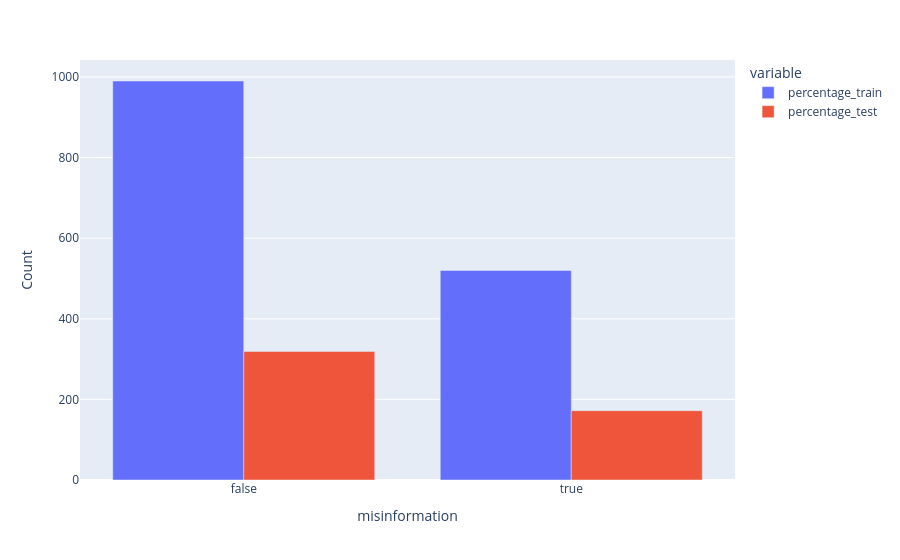

The code cell stored with this chart in its notebook:
### Code cell
train_perc = (
    df_train.groupby("misinformation").agg(percentage=("id", "count"))
).round(2).reset_index()
test_perc = (
    df_test.groupby("misinformation").agg(percentage=("id", "count"))
).round(2).reset_index()
perc = pd.merge(
    left=train_perc,
    right=test_perc,
    on="misinformation",
    how="outer",
    suffixes=["_train", "_test"],
)
display(
    px.bar(
        perc, x="misinformation", y=["percentage_train", "percentage_test"], barmode="group"
    ).update_xaxes(
        categoryorder="array", categoryarray=sorted(df_train.channel.unique())
    ).update_yaxes(title="Count")
)

### Figure 1 — Plotly figure (JSON) as saved in the notebook; plotly's stock layout.template omitted (floating-point values rounded to 4 significant figures)
{"data": [{"alignmentgroup": "True", "hovertemplate": "variable=percentage_train<br>misinformation=%{x}<br>value=%{y}<extra></extra>", "legendgroup": "percentage_train", "marker": {"color": "#636efa", "pattern": {"shape": ""}}, "name": "percentage_train", "offsetgroup": "percentage_train", "orientation": "v", "showlegend": true, "textposition": "auto", "type": "bar", "x": [false, true], "xaxis": "x", "y": [990, 520], "yaxis": "y"}, {"alignmentgroup": "True", "hovertemplate": "variable=percentage_test<br>misinformation=%{x}<br>value=%{y}<extra></extra>", "legendgroup": "percentage_test", "marker": {"color": "#EF553B", "pattern": {"shape": ""}}, "name": "percentage_test", "offsetgroup": "percentage_test", "orientation": "v", "showlegend": true, "textposition": "auto", "type": "bar", "x": [false, true], "xaxis": "x", "y": [319, 172], "yaxis": "y"}], "layout": {"barmode": "group", "legend": {"title": {"text": "variable"}, "tracegroupgap": 0}, "margin": {"t": 60}, "xaxis": {"anchor": "y", "categoryarray": ["arte", "bfmtv", "europe1", "fr3-idf", "france-culture", "france-info", "france-inter", "france2", "france24", "franceinfotv", "itele", "lci", "m6", "rfi", "rmc", "rtl", "sud-radio", "tf1"], "categoryorder": "array", "domain": [0, 1], "title": {"text": "misinformation"}}, "yaxis": {"anchor": "x", "domain": [0, 1], "title": {"text": "Count"}}}}
